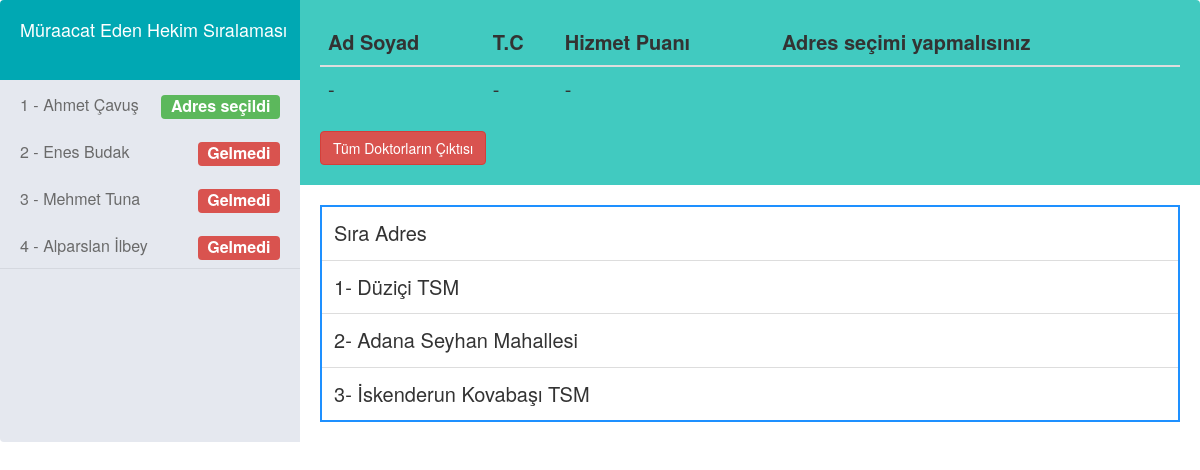
The page / on the database its author committed.
### tables this page shows
CREATE TABLE `doctor` (
  `must` int(11) NOT NULL COMMENT 'sıralaması',
  `doctor_id` bigint(11) DEFAULT NULL COMMENT 'doktor id si',
  `doctor_var` text NOT NULL COMMENT 'json doktor verileri',
  `hizmet_puan` int(11) NOT NULL COMMENT 'doktor hizmet puanı',
  `doctor_old_place` text NOT NULL COMMENT 'seki adres id si',
  `doctor_selection` text NOT NULL COMMENT 'doktor durumu seçim yapıp yapmadığı'
);

### db/query.php (called while the page is built, shortened)
<?php
  class Query
  {
      protected $servername = "localhost";
      protected $username = "root";
      protected $password = "";
      protected $dbname = "saglik_bak";
      public $conn;
      function __construct ()
      {
          try {
              $this->conn = new PDO("mysql:host=$this->servername;dbname=$this->dbname", $this->username, $this->password);
              $this->conn->setAttribute(PDO::ATTR_ERRMODE, PDO::ERRMODE_EXCEPTION);
              $this->conn-> exec("SET CHARACTER SET utf8");
          } catch (PDOException $e) {
              echo "Connection failed: " . $e->getMessage();
          }
      }
      public  function all_doctor(){
          try {
              $status = $this->conn->prepare ( 'select * from doctor' );
              $status->execute ();
              $data = array();
              foreach ($status->fetchAll () as $key) {
                  if(isset($key["doctor_var"]))
                      $key["doctor_var"] = json_decode ($key["doctor_var"] , JSON_UNESCAPED_UNICODE);
                  array_push ($data , $key);
              }
          } catch (PDOException $err) {
              return false;
          }
          return $data;
      }
      public  function all_adres(){
          try {
              $status = $this->conn->prepare ( 'select * from adres where adres_select =0' );
              $status->execute ();
              $data = array();
              foreach ($status->fetchAll () as $key) {
                  if(isset($key["address"]))
                      $key["address"] = json_decode ($key["address"] , JSON_UNESCAPED_UNICODE);
                  array_push ($data , $key);
              }
          } catch (PDOException $err) {
              return false;
          }
          return $data;
      }
  }
 ?>

### src/components/left_container.php (the view, shortened to what this page needs)
<aside class="sm-side">
    <div class="user-head">
        <?php require_once ($rota."src/components/head_left_title.php")?>
    </div>
    <ul class="inbox-nav inbox-divider">
          <?php
          foreach ($all_doctor as $value){
              $name = $value["doctor_var"]["name"];
              $selection = $value["doctor_selection"];
              if($selection == 0)
                  $selection = "<span class=\"label label-danger pull-right\">Gelmedi</span>";
              else if($selection == 1)
                  $selection = "<span  class=\"label label-success pull-right\">Adres seçildi</span>";
              else if($selection == 2)
                  $selection = "<span class=\"label label-warning pull-right\">Pas geçti</span>";
              ?>
<li class="<?php echo ($value['doctor_id'] == $url) ? 'active' : '' ; ?>">
                  <a href="index.php?url=<?=$value['doctor_id']?>"><?=$value["must"]?> - <?=$name?> <?=$selection?> </a>
              </li>
          <?php } ?>
      </ul>
</aside>

### src/components/head.php (shortened to what this page needs)
<!doctype html>
<html>
<head>
    <link href="//maxcdn.bootstrapcdn.com/bootstrap/3.3.0/css/bootstrap.min.css" rel="stylesheet" id="bootstrap-css">
</head>

### index.php (shortened to what this page needs)
<?php
$rota ="";
require_once ( $rota . "db/query.php" );
$mquery = new Query();
$all_doctor = $mquery->all_doctor ();
$all_adres = $mquery->all_adres ();
 ?>
<?php require_once ($rota . "src/components/head.php");?>
<body>
<div >
    <link rel='stylesheet prefetch' href='http://maxcdn.bootstrapcdn.com/font-awesome/4.2.0/css/font-awesome.min.css'>
    <div class="mail-box">
        <?php   require_once ($rota."src/components/left_container.php") ; ?>
        <?php   require_once ($rota."src/components/right_container.php") ; ?>
    </div>
</div>
</body>
</html>

### src/components/head_left_title.php (shortened to what this page needs)
<div class="user-name">
    <a href="index.php"><h4 style="color:white;">Müraacat Eden Hekim Sıralaması</h4></a>
</div>

### src/components/right_container.php (shortened to what this page needs)
<aside class="lg-side">
        <div class="inbox-head">
            <div>
                <div class="row">
                    <div class="col-lg-12">
                        <div class="table-responsive">
                            <table class="table  ">
                                <thead>
                                <tr>
                                    <th scope="col">Ad Soyad</th>
                                    <th scope="col">T.C</th>
                                    <th scope="col">Hizmet Puanı </th>
                                    <?php if(isset($old_adres[0]["address"]["adres"])){ ?>
                                        <th scope="col"> Seçili Olan Adres :</th>
                                    <?php }else{ ?>
                                        <th scope="col"> Adres seçimi yapmalısınız </th>
                                    <?php }?>
                                </tr>
                                </thead>
                                <tbody>
                                <tr>
                                    <td><?=(isset($doctor_variable)) ? $doctor_variable[0]["doctor_var"]["name"] : "-"?> </td>
                                    <td><?=(isset($doctor_variable)) ? $doctor_variable[0]["doctor_var"]["tc"] : "-"?></td>
                                    <td scope="col"><?=(isset($doctor_variable)) ?  $doctor_variable[0]["hizmet_puan"] :"-"?> </td>
                                </tr>
                                </tbody>
                            </table>
                        </div>
                    </div>
                </div>
            </div>
            <a href="<?=$rota."demo_dr/../report/report_excel.php"?>"><button class="btn btn-danger">Tüm Doktorların Çıktısı</button></a>
        </div>
    <div class="inbox-body">
        <table class="table table-inbox table-hover">
            <tbody>
            <td class="view-message dont-show">Sıra   Adres</td>
            <td class="view-message"> </td>
            <td class="view-message inbox-small-cells"></td>
            <td class="view-message text-right">
            </td>
            <?php
            $m = 1;
            foreach ($all_adres as $result){?>
                <tr class="" id ="<?=$result["id"]?>" >
                    <td class="view-message dont-show"><?=$m?>- <?=$result["address"]["adres"]?></td>
                    <td class="view-message"></td>
                    <td class="view-message inbox-small-cells"></td>
                    <td class="view-message text-right">
                    </td>
                </tr>
                <?php $m++ ; } ?>
            </tbody>
        </table>
    </div>
</aside>

### src/components/head.php (style rules this page uses)
.mail-box { border-collapse: collapse; border-spacing: 0; display: table; table-layout: fixed; width: 100%; }
.mail-box aside { display: table-cell; float: none; height: 100%; padding: 0; vertical-align: top; }
.mail-box .sm-side { background: none repeat scroll 0 0 #e5e8ef; border-radius: 4px 0 0 4px; width: 25%; }
.mail-box .lg-side { background: none repeat scroll 0 0 #fff; border-radius: 0 4px 4px 0; width: 75%; }
.mail-box .sm-side .user-head { background: none repeat scroll 0 0 #00a8b3; border-radius: 4px 0 0; color: #fff; min-height: 80px; padding: 10px; }
.user-head .user-name { display: inline-block; margin: 0 0 0 10px; }
.inbox-body { padding: 20px; }
ul.inbox-nav { display: inline-block; margin: 0; padding: 0; width: 100%; }
.inbox-divider { border-bottom: 1px solid #d5d8df; }
ul.inbox-nav li { display: inline-block; line-height: 45px; width: 100%; }
ul.inbox-nav li a { color: #6a6a6a; display: inline-block; line-height: 45px; padding: 0 20px; width: 100%; font-size:medium; }
ul.inbox-nav li a span.label { margin-top: 13px; }
.inbox-head { background: none repeat scroll 0 0 #41cac0; border-radius: 0 4px 0 0; min-height: 80px; padding: 20px; }
.table-inbox { border: 2px solid dodgerblue; margin-bottom: 0; }
.table-inbox tr td { padding: 12px !important; }
ul { list-style-type: none; padding: 0px; margin: 0px; }
body { font-size:20px; }

### src/components/left_container.php (style rules this page uses)
.label { font-size:100%; }

### src/components/right_container.php (style rules this page uses)
body { font-size:20px; }

### rows shown on the page
doctor: must "1", name "Ahmet Çavuş", doctor_selection "Adres seçildi"
doctor: must "2", name "Enes Budak", doctor_selection "Gelmedi"
doctor: must "3", name "Mehmet Tuna", doctor_selection "Gelmedi"
doctor: must "4", name "Alparslan İlbey", doctor_selection "Gelmedi"

### other values the page prints
$result["address"]["adres"] "Düziçi TSM"
$result["address"]["adres"] "Adana Seyhan Mahallesi"
$result["address"]["adres"] "İskenderun Kovabaşı TSM"
